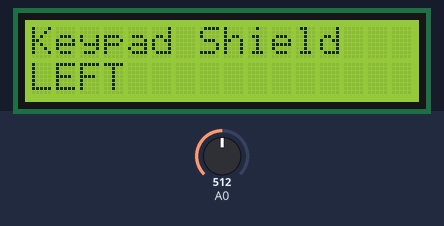
Simulated run of this sketch. Board: Arduino Uno, built with avr-gcc and run on an emulated ATmega328P. Parts: 16×2 character LCD. The test bench sets the inputs (shaded band); at power-on: A0 = 512.

Above: at 1.2 s.
1.3 s: A0 set to 440
At 2.7 s:
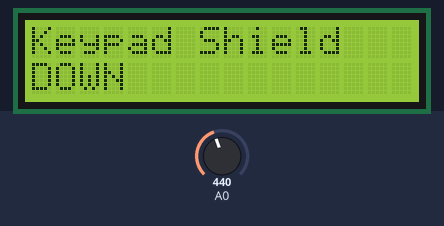
3.0 s: A0 set to 660
At 4.0 s:
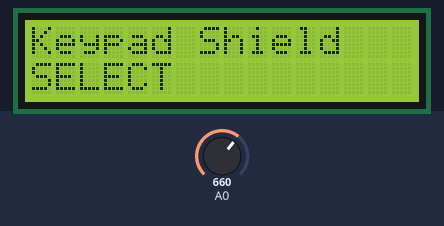
4.6 s: A0 set to 190
At 5.3 s:
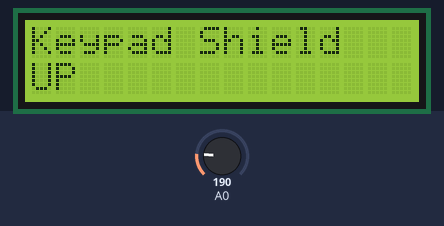
6.2 s: A0 set to 40
At 7.5 s:
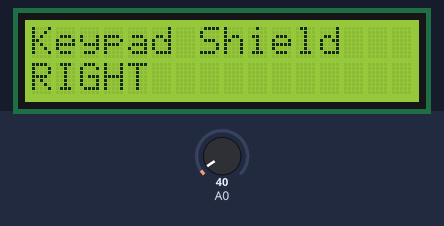
7.8 s: A0 set to 60
At 8.9 s:
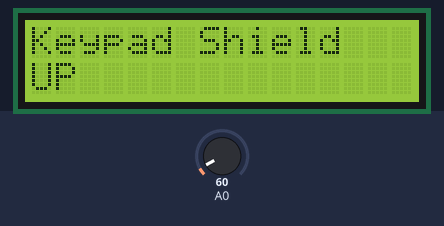
9.4 s: A0 set to 0
At 10.1 s:
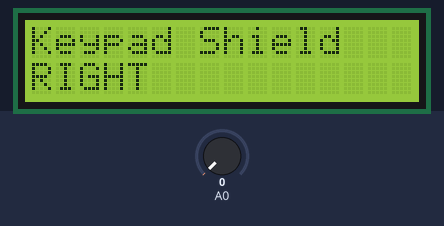
Timing chart, 0 to 12.0 s (numbered marks = the images above; inputs shaded):
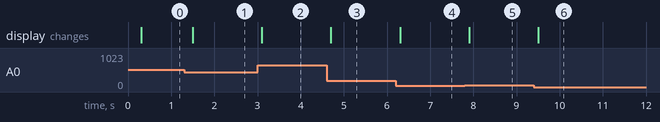

The sketch:

lcd_keypad_shield.ino
```cpp
// Basic code for LCD-Keypad v1.1 shield for Arduino
// Based on: https://www.dfrobot.com/wiki/index.php/Arduino_LCD_KeyPad_Shield_(SKU:_DFR0009)
// Detailed instuctions [in Romanian language]: https://ro.onetransistor.eu/2018/06/shield-lcd-butoane-arduino.html

#include <LiquidCrystal.h>

#define btnRIGHT  0
#define btnUP     1
#define btnDOWN   2
#define btnLEFT   3
#define btnSELECT 4
#define btnNONE   5

LiquidCrystal lcd(8, 9, 4, 5, 6, 7);

unsigned long keyTime = 0;

void turnOn() {
  pinMode(10, INPUT);
}

void turnOff() {
  pinMode(10, OUTPUT);
  digitalWrite(10, LOW);
}

byte readKeypad() {
  int adc = analogRead(A0);

  if (adc > 1000) return btnNONE; // this is the 1st option for speed reasons

  if (adc < 50) return btnRIGHT;
  if (adc < 250) return btnUP;
  if (adc < 450) return btnDOWN;
  if (adc < 650) return btnLEFT;
  if (adc < 850) return btnSELECT;

  return btnNONE;
}

void keypadAction() {
  unsigned long currentTime = millis();
  if (currentTime - keyTime < 200) return; // less than 200 ms passed; quit

  byte key = readKeypad();
  delay(100);
  keyTime = currentTime; // store last call time

  if (key != readKeypad()) return; // key was not pressed for sufficient time

  // perform actions

  if (key == btnNONE) return; // no key is pressed; quit
  lcd.setCursor(0, 1);
  switch (key)
  {
    case btnRIGHT:
      {
        lcd.print("RIGHT ");
        break;
      }
    case btnLEFT:
      {
        lcd.print("LEFT   ");
        break;
      }
    case btnUP:
      {
        lcd.print("UP    ");
        turnOn();
        break;
      }
    case btnDOWN:
      {
        lcd.print("DOWN  ");
        break;
      }
    case btnSELECT:
      {
        lcd.print("SELECT");
        break;
      }
  }
}

void setup() {
  lcd.begin(16, 2);
  lcd.print("Keypad Shield");
}

void loop() {
  keypadAction(); // place user code in the switch() statement of this function (above)
}
```

Measured:
- after the input at 1.3 s, the display: changes after 0.20 s (image 1)
- after the input at 3.0 s, the display: changes after 0.10 s (image 2)
- after the input at 4.6 s, the display: changes after 0.10 s (image 3)
- after the input at 6.2 s, the display: changes after 0.10 s (image 4)
- after the input at 7.8 s, the display: changes after 0.10 s (image 5)
- after the input at 9.4 s, the display: changes after 0.10 s (image 6)
